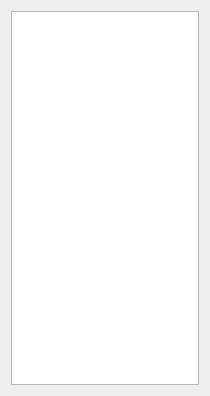
<?xml version="1.0" encoding="UTF-8"?>
<ui version="4.0">
 <class>TransactionsView</class>
 <widget class="QWidget" name="TransactionsView">
  <property name="geometry">
   <rect>
    <x>0</x>
    <y>0</y>
    <width>210</width>
    <height>396</height>
   </rect>
  </property>
  <property name="maximumSize">
   <size>
    <width>2000</width>
    <height>16777215</height>
   </size>
  </property>
  <property name="windowTitle">
   <string>Form</string>
  </property>
  <layout class="QVBoxLayout" name="verticalLayout_2">
   <item>
    <layout class="QVBoxLayout" name="verticalLayout">
     <item>
      <widget class="QListWidget" name="listWidget">
       <property name="horizontalScrollBarPolicy">
        <enum>Qt::ScrollBarPolicy::ScrollBarAlwaysOff</enum>
       </property>
       <property name="isWrapping" stdset="0">
        <bool>false</bool>
       </property>
      </widget>
     </item>
    </layout>
   </item>
  </layout>
 </widget>
 <resources/>
 <connections/>
</ui>
